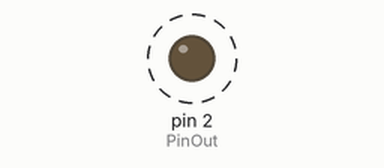
Bench run of a sketch on a simulated Arduino Uno, built with avr-gcc and run on an emulated ATmega328P. On the bench: output pins drawn as LEDs (lit = HIGH). Dashed ring = blinking.

Above: at 0.5 s.
Timing chart, 0 to 4.6 s (numbered marks = the images above):
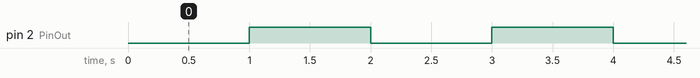

Measured:
- by itself, pin 2 (PinOut): alternates HIGH for 1.0 s and LOW for 1.0 s

The sketch:

testPinOut.ino
```cpp
int PinOut = 2;
bool HighOrLow = LOW;
void setup() {
  // put your setup code here, to run once:
  pinMode(PinOut,OUTPUT);
}

void loop() {
  // put your main code here, to run repeatedly:
  digitalWrite(PinOut,HighOrLow);
  delay(1000);
  HighOrLow = !HighOrLow;
}
```
